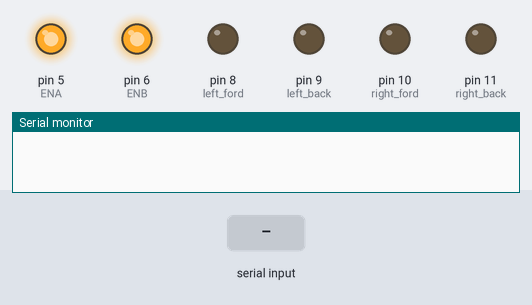
Bench run of a sketch on a simulated Arduino Uno, built with avr-gcc and run on an emulated ATmega328P. On the bench: output pins drawn as LEDs (lit = HIGH), the last lines printed to the serial monitor. The inputs (shaded band) are chosen by the test bench.

Above: at 1.2 s.
1.3 s: "F" received over Serial
At 2.5 s:
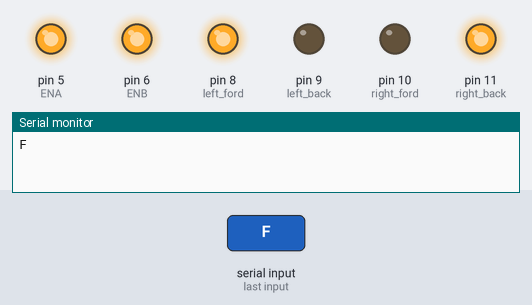
2.8 s: "R" received over Serial
At 3.7 s:
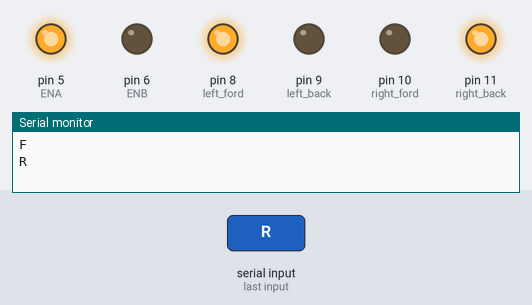
4.3 s: "L" received over Serial
At 4.8 s:
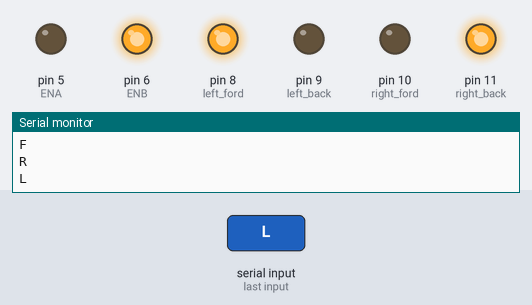
5.8 s: "I" received over Serial
At 7.0 s:
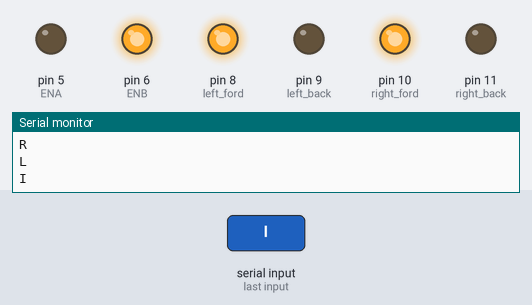
7.3 s: "G" received over Serial
At 8.3 s:
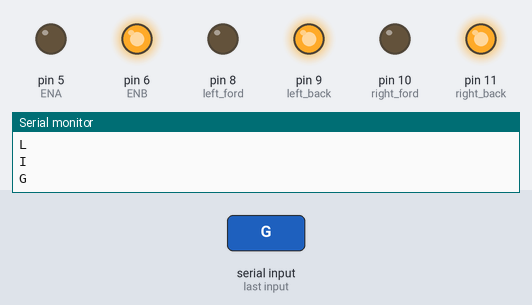
8.8 s: "H" received over Serial
At 9.4 s:
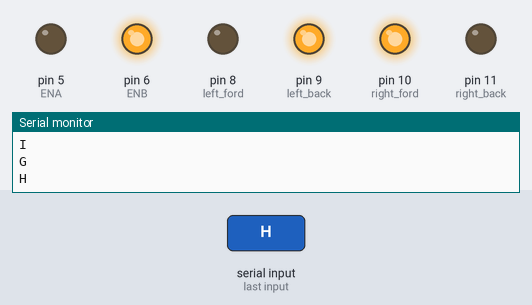
Timing chart, 0 to 11.3 s (numbered marks = the images above; inputs shaded):
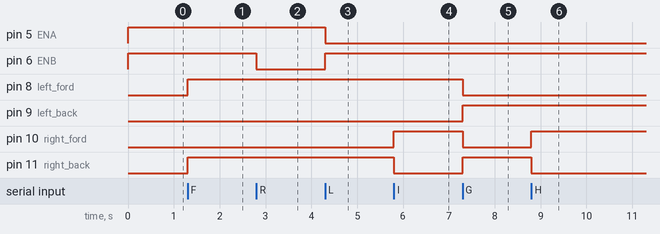

The sketch:

rcrobo.ino
```cpp
int left_ford = 8;
int left_back = 9;
int right_ford = 10;
int right_back = 11;

int ENA = 5;
int ENB = 6;
char val;

void setup()
{
pinMode(left_ford, OUTPUT);
pinMode(left_back, OUTPUT);
pinMode(right_ford, OUTPUT);
pinMode(right_back, OUTPUT);
  pinMode (ENA,OUTPUT);
   pinMode (ENB,OUTPUT);
       analogWrite(ENA, 255);
       analogWrite(ENB, 255);
Serial.begin(9600);
}

void loop()
{
  if (Serial.available() > 0)
  {
  val = Serial.read();
  Serial.println(val);

  switch(val)
  {
    case 'F':
           analogWrite(ENA, 255);
       analogWrite(ENB, 255);
    digitalWrite(left_ford, 1);
      digitalWrite(left_back, 0);
      digitalWrite(right_ford, 0);
      digitalWrite(right_back, 1);
      break;

      case 'R':

       analogWrite(ENA, 255);
       analogWrite(ENB,   0);
      digitalWrite(left_ford, 1);
    digitalWrite(left_back, 0);

    break;

     case 'L':
       analogWrite(ENA,   0);
       analogWrite(ENB, 255);
      digitalWrite(right_ford, 0);
    digitalWrite(right_back, 1);
    break;

     case 'I':
     digitalWrite(left_ford, 1);
    digitalWrite(left_back, 0);
    digitalWrite(right_ford, 1);
    digitalWrite(right_back, 0);
    break;

         case 'G':
     digitalWrite(left_ford, 0);
    digitalWrite(left_back, 1);
    digitalWrite(right_ford, 0);
    digitalWrite(right_back, 1);
    break;

           case 'H':
       analogWrite(ENA,   0);
       analogWrite(ENB, 255);
      digitalWrite(right_ford, 1);
    digitalWrite(right_back, 0);
    break;

         case 'J':
       analogWrite(ENA, 255);
       analogWrite(ENB,   0);
      digitalWrite(left_ford, 0);
    digitalWrite(left_back, 1);
    break;

        case 'B':
               analogWrite(ENA, 255);
       analogWrite(ENB, 255);
      digitalWrite(left_ford, 0);
    digitalWrite(left_back, 1);
    digitalWrite(right_ford, 1);
    digitalWrite(right_back, 0);
    break;

    default:
  digitalWrite(left_ford, 0);
    digitalWrite(left_back, 0);
    digitalWrite(right_ford, 0);
    digitalWrite(right_back, 0);
   break;


  }
  }
}
```

Measured:
- after the input at 1.3 s, pin 8 (left_ford), pin 11 (right_back): LOW → HIGH at once
- after the input at 2.8 s, pin 6 (ENB): HIGH → LOW at once
- after the input at 4.3 s, pin 5 (ENA): HIGH → LOW at once; pin 6 (ENB): LOW → HIGH at once
- after the input at 5.8 s, pin 10 (right_ford): LOW → HIGH at once; pin 11 (right_back): HIGH → LOW at once
- after the input at 7.3 s, pin 8 (left_ford), pin 10 (right_ford): HIGH → LOW at once; pin 9 (left_back), pin 11 (right_back): LOW → HIGH at once
- after the input at 8.8 s, pin 10 (right_ford): LOW → HIGH at once; pin 11 (right_back): HIGH → LOW at once
